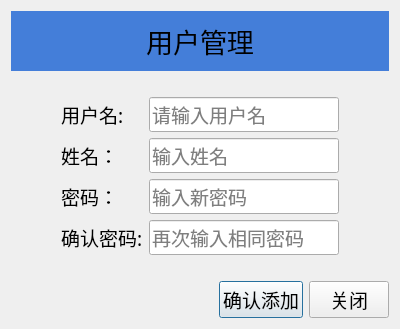
<?xml version="1.0" encoding="UTF-8"?>
<ui version="4.0">
    <class>Dialog</class>
    <widget class="QDialog" name="Dialog">
        <property name="geometry">
            <rect>
                <x>0</x>
                <y>0</y>
                <width>400</width>
                <height>300</height>
            </rect>
        </property>
        <property name="font">
            <font>
                <family>华文新魏</family>
                <pointsize>14</pointsize>
            </font>
        </property>
        <property name="windowTitle">
            <string>Dialog</string>
        </property>
        <layout class="QVBoxLayout" name="verticalLayout">
            <item>
                <widget class="QLabel" name="label">
                    <property name="font">
                        <font>
                            <family>华文新魏</family>
                            <pointsize>20</pointsize>
                        </font>
                    </property>
                    <property name="styleSheet">
                        <string notr="true">background-color: rgb(68, 126, 217);
                            padding: 10px
                        </string>
                    </property>
                    <property name="text">
                        <string>用户管理</string>
                    </property>
                    <property name="alignment">
                        <set>Qt::AlignCenter</set>
                    </property>
                </widget>
            </item>
            <item>
                <spacer name="verticalSpacer_2">
                    <property name="orientation">
                        <enum>Qt::Vertical</enum>
                    </property>
                    <property name="sizeHint" stdset="0">
                        <size>
                            <width>20</width>
                            <height>40</height>
                        </size>
                    </property>
                </spacer>
            </item>
            <item>
                <layout class="QFormLayout" name="formLayout">
                    <property name="leftMargin">
                        <number>50</number>
                    </property>
                    <property name="topMargin">
                        <number>20</number>
                    </property>
                    <property name="rightMargin">
                        <number>50</number>
                    </property>
                    <property name="bottomMargin">
                        <number>20</number>
                    </property>
                    <item row="1" column="0">
                        <widget class="QLabel" name="username">
                            <property name="font">
                                <font>
                                    <family>华文新魏</family>
                                    <pointsize>14</pointsize>
                                </font>
                            </property>
                            <property name="text">
                                <string>用户名:</string>
                            </property>
                        </widget>
                    </item>
                    <item row="1" column="1">
                        <widget class="QLineEdit" name="LineEdit">
                            <property name="font">
                                <font>
                                    <family>华文新魏</family>
                                    <pointsize>14</pointsize>
                                </font>
                            </property>
                            <property name="inputMask">
                                <string/>
                            </property>
                            <property name="placeholderText">
                                <string>请输入用户名</string>
                            </property>
                        </widget>
                    </item>
                    <item row="2" column="0">
                        <widget class="QLabel" name="oldpassword">
                            <property name="font">
                                <font>
                                    <family>华文新魏</family>
                                    <pointsize>14</pointsize>
                                </font>
                            </property>
                            <property name="text">
                                <string>姓名：</string>
                            </property>
                        </widget>
                    </item>
                    <item row="2" column="1">
                        <widget class="QLineEdit" name="LineEdit_2">
                            <property name="font">
                                <font>
                                    <family>华文新魏</family>
                                    <pointsize>14</pointsize>
                                </font>
                            </property>
                            <property name="echoMode">
                                <enum>QLineEdit::Normal</enum>
                            </property>
                            <property name="placeholderText">
                                <string>输入姓名</string>
                            </property>
                        </widget>
                    </item>
                    <item row="3" column="0">
                        <widget class="QLabel" name="newpassword1">
                            <property name="font">
                                <font>
                                    <family>华文新魏</family>
                                    <pointsize>14</pointsize>
                                </font>
                            </property>
                            <property name="text">
                                <string>密码：</string>
                            </property>
                        </widget>
                    </item>
                    <item row="3" column="1">
                        <widget class="QLineEdit" name="LineEdit_3">
                            <property name="font">
                                <font>
                                    <family>华文新魏</family>
                                    <pointsize>14</pointsize>
                                </font>
                            </property>
                            <property name="echoMode">
                                <enum>QLineEdit::Password</enum>
                            </property>
                            <property name="placeholderText">
                                <string>输入新密码</string>
                            </property>
                        </widget>
                    </item>
                    <item row="4" column="0">
                        <widget class="QLabel" name="Label">
                            <property name="font">
                                <font>
                                    <family>华文新魏</family>
                                    <pointsize>14</pointsize>
                                </font>
                            </property>
                            <property name="text">
                                <string>确认密码:</string>
                            </property>
                        </widget>
                    </item>
                    <item row="4" column="1">
                        <widget class="QLineEdit" name="LineEdit_4">
                            <property name="font">
                                <font>
                                    <family>华文新魏</family>
                                    <pointsize>14</pointsize>
                                </font>
                            </property>
                            <property name="echoMode">
                                <enum>QLineEdit::Password</enum>
                            </property>
                            <property name="placeholderText">
                                <string>再次输入相同密码</string>
                            </property>
                        </widget>
                    </item>
                </layout>
            </item>
            <item>
                <spacer name="verticalSpacer">
                    <property name="orientation">
                        <enum>Qt::Vertical</enum>
                    </property>
                    <property name="sizeHint" stdset="0">
                        <size>
                            <width>20</width>
                            <height>40</height>
                        </size>
                    </property>
                </spacer>
            </item>
            <item>
                <layout class="QHBoxLayout" name="horizontalLayout_2">
                    <item>
                        <spacer name="horizontalSpacer_2">
                            <property name="orientation">
                                <enum>Qt::Horizontal</enum>
                            </property>
                            <property name="sizeHint" stdset="0">
                                <size>
                                    <width>40</width>
                                    <height>20</height>
                                </size>
                            </property>
                        </spacer>
                    </item>
                    <item>
                        <widget class="QPushButton" name="btn_adduser_2">
                            <property name="font">
                                <font>
                                    <family>华文新魏</family>
                                    <pointsize>14</pointsize>
                                </font>
                            </property>
                            <property name="cursor">
                                <cursorShape>PointingHandCursor</cursorShape>
                            </property>
                            <property name="text">
                                <string>确认添加</string>
                            </property>
                        </widget>
                    </item>
                    <item>
                        <widget class="QPushButton" name="btn_close_2">
                            <property name="font">
                                <font>
                                    <family>华文新魏</family>
                                    <pointsize>14</pointsize>
                                </font>
                            </property>
                            <property name="cursor">
                                <cursorShape>PointingHandCursor</cursorShape>
                            </property>
                            <property name="text">
                                <string>关闭</string>
                            </property>
                        </widget>
                    </item>
                </layout>
            </item>
        </layout>
    </widget>
    <resources/>
    <connections/>
</ui>
